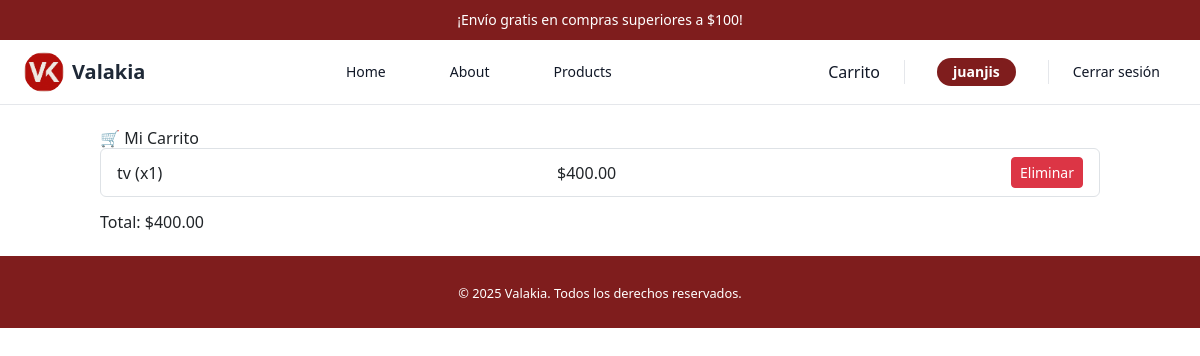
The app's page /cart/ (signed in) with its own data.
### pages/models.py (models this page shows, shortened)
class CartItem(models.Model):
    cart = models.ForeignKey(Cart, on_delete=models.CASCADE)
    product = models.ForeignKey(Product, on_delete=models.CASCADE)
    quantity = models.PositiveIntegerField(default=1)
    def get_total(self):
        return self.product.price * self.quantity

class Product(models.Model):
    name = models.CharField(max_length=100)
    price = models.DecimalField(max_digits=10, decimal_places=2)
    image = models.ImageField(upload_to="products/", blank=True, null=True)
    descripcion = models.TextField(blank=True, verbose_name="Descripción")
    cantidad_vendidos = models.PositiveIntegerField(default=0, verbose_name="Cantidad vendidos")
    es_producto_dia = models.BooleanField(default=False, verbose_name="¿Producto del día?")

### pages/views.py (the view)
# urls.py: path("cart/", cart_view, name="cart"),
@login_required(login_url='/login/')
def cart_view(request):
    cart, created = Cart.objects.get_or_create(user=request.user)
    items = cart.cartitem_set.all()
    total = sum(item.get_total() for item in items)
    return render(request, 'pages/cart.html', {
        'cart_items': items,
        'total': total
    })

### pages/templates/pages/cart.html (shortened to what this page needs)
{% extends "pages/base.html" %}
{% block content %}
<h2>🛒 Mi Carrito</h2>
{% if cart_items %}
  <ul class="list-group">
    {% for item in cart_items %}
      <li class="list-group-item d-flex justify-content-between align-items-center">
        {{ item.product.name }} (x{{ item.quantity }})
        <span>${{ item.get_total }}</span>
        <a href="{% url 'remove_from_cart' item.product.id %}" class="btn btn-danger btn-sm">Eliminar</a>
      </li>
    {% endfor %}
  </ul>
  <h4 class="mt-3">Total: ${{ total }}</h4>
{% else %}
  <p>No tienes productos en el carrito.</p>
{% endif %}
{% endblock %}

### pages/templates/pages/base.html (shortened to what this page needs)
{% load static %}
<!doctype html>
<html lang="en">
<head>
 <script src="https://cdn.tailwindcss.com"></script>
 <link href="https://cdn.jsdelivr.net/npm/bootstrap@5.3.0-alpha1/dist/css/bootstrap.min.css" rel="stylesheet"
crossorigin="anonymous" />
 <link href="{% static 'pages/app.css' %}" rel="stylesheet" />
</head>
<body>
  <div class="bg-red-900">
    <p class="flex h-10 items-center justify-center px-4 text-sm font-medium text-white sm:px-6 lg:px-8">
      ¡Envío gratis en compras superiores a $100!
    </p>
  </div>
  <nav class="bg-white border-b border-gray-200">
    <div class="max-w-7xl mx-auto px-4 sm:px-6 lg:px-8">
      <div class="flex justify-between h-16 items-center">
        <div class="flex-shrink-0 flex items-center">
          <a href="{% url 'home' %}" class="flex items-center">
            <img class="h-10 w-10 rounded-full mr-2" src="{% static 'pages/img/valakia.jpeg' %}" alt="Logo Valakia">
            <span class="font-bold text-xl text-gray-800">Valakia</span>
          </a>
        </div>
        <div class="hidden lg:flex space-x-8">
          <a href="{% url 'home' %}" class="text-gray-900 hover:text-red-900 px-3 py-2 rounded-md text-sm font-medium {% if request.resolver_match.url_name == 'home' %}border-b-2 border-red-900{% endif %}">Home</a>
          <a href="{% url 'about' %}" class="text-gray-900 hover:text-red-900 px-3 py-2 rounded-md text-sm font-medium {% if request.resolver_match.url_name == 'about' %}border-b-2 border-red-900{% endif %}">About</a>
          <a href="{% url 'products' %}" class="text-gray-900 hover:text-red-900 px-3 py-2 rounded-md text-sm font-medium {% if request.resolver_match.url_name == 'products' %}border-b-2 border-red-900{% endif %}">Products</a>
        </div>
        <div class="hidden lg:flex items-center space-x-6">
          {% if user.is_authenticated %}
            <a href="{% url 'cart' %}" class="block px-3 py-2 rounded-md text-base font-medium text-gray-900 hover:text-red-900">
              Carrito
            </a>
            <span class="ml-2 px-3 py-1 rounded-full bg-red-900 text-white text-sm font-semibold">{{ user.username }}</span>
            <form action="{% url 'logout' %}" method="post" class="flex items-center ml-2">
              <button type="submit" class="text-gray-900 hover:text-red-600 px-3 py-2 rounded-md text-sm font-medium">Cerrar sesión</button>
            </form>
          {% endif %}
        </div>
      </div>
    </div>
  </nav>
  <main class="flex-1">
    <div class="container my-4">
      {% block content %}
      {% endblock %}
    </div>
  </main>
  {% block footer %}
  <footer class="bg-red-900 text-white py-4 mt-auto">
    <div class="container mx-auto text-center">
      <small>&copy; {{ year|default:"2025" }} Valakia. Todos los derechos reservados.</small>
    </div>
  </footer>
  {% endblock %}
</body>
</html>

### pages/static/pages/app.css (style rules this page uses)
nav { font-weight: 700; }

### records on screen
CartItem: product.name "tv", quantity "1", get_total "400.00"

### other values on screen
{{ user.username }} "juanjis"
{{ total }} "400.00"
{{ year|default:"2025" }} "2025"
